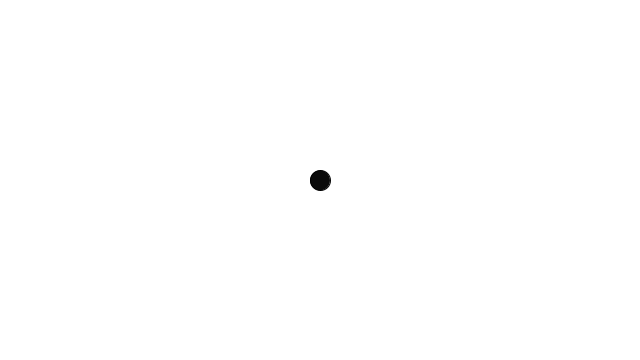
Frame 1 (no input)
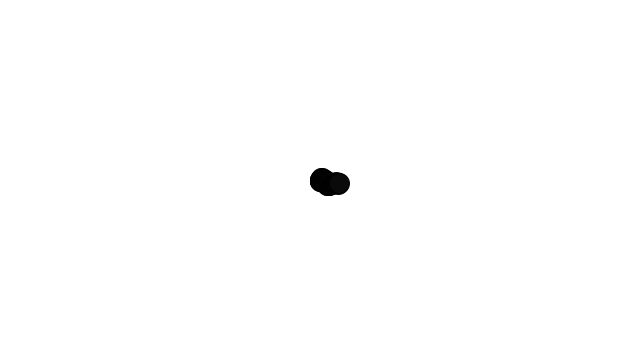
Frame 60 (the mouse pressed at the canvas centre just before this capture)
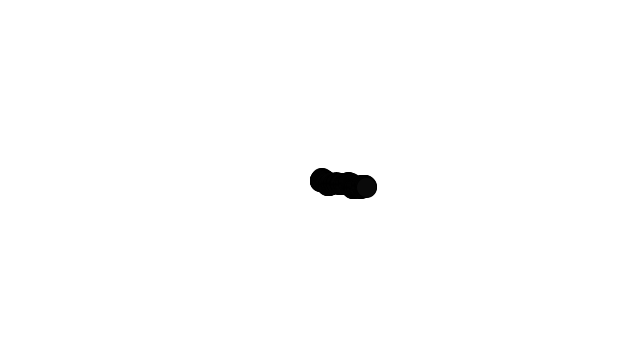
Frame 120 (the mouse held since frame 60 and released just before this capture)

The Processing sketch that drew these frames (run headless with seeded random() and noise(); from frame 60 on, the mouse is pressed at the canvas centre):

// Processing sketch: walker
// ── walker.pde
/**
 * Creates a walker that draws a biased random path around the screen.
 */

import java.util.Random;


class Walker {
	float x, y;
	Random distributionGen;

	Walker(){
		x = width / 2;
		y = height / 2;
		distributionGen = new Random();
	}

	void display(){
		stroke(0);
		fill(10);
		ellipse(x, y, 20, 20);
	}

	/**
	 * Move a random amount in the `x` and `y` directions.
	 */
	void step(){
		float choice = random(1);
		// float distance = abs((float)distributionGen.nextGaussian());
		float distance = monteCarlo();

		if(choice < 0.25){
			x += distance;
		}
		else if(choice < 0.5){
			x += distance;
		}
		else if(choice < 0.8){
			y += distance;
		}
		else {
			y -= distance;
		}
	}
}

float monteCarlo(){
	float value, chosen;
	do {
		value = random(1);
		chosen = random(1);
	} while(chosen >= (value * value));
	return value;
}

Walker walker;

void setup(){
	size(640, 360);
	walker = new Walker();
	background(255);
}

void draw(){
	walker.step();
	walker.display();
}
